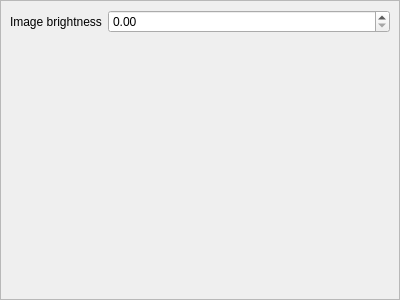
<?xml version="1.0" encoding="UTF-8"?>
<ui version="4.0">
 <class>FilmSettingsWindow</class>
 <widget class="QWidget" name="FilmSettingsWindow">
  <property name="geometry">
   <rect>
    <x>0</x>
    <y>0</y>
    <width>400</width>
    <height>300</height>
   </rect>
  </property>
  <property name="windowTitle">
   <string>Form</string>
  </property>
  <layout class="QVBoxLayout" name="verticalLayout">
   <property name="margin">
    <number>0</number>
   </property>
   <item>
    <widget class="QFrame" name="frame">
     <property name="frameShape">
      <enum>QFrame::StyledPanel</enum>
     </property>
     <property name="frameShadow">
      <enum>QFrame::Raised</enum>
     </property>
     <layout class="QFormLayout" name="formLayout">
      <item row="0" column="0">
       <widget class="QLabel" name="label">
        <property name="text">
         <string>Image brightness</string>
        </property>
       </widget>
      </item>
      <item row="0" column="1">
       <widget class="QDoubleSpinBox" name="doubleSpinBox"/>
      </item>
     </layout>
    </widget>
   </item>
  </layout>
 </widget>
 <resources/>
 <connections/>
</ui>
